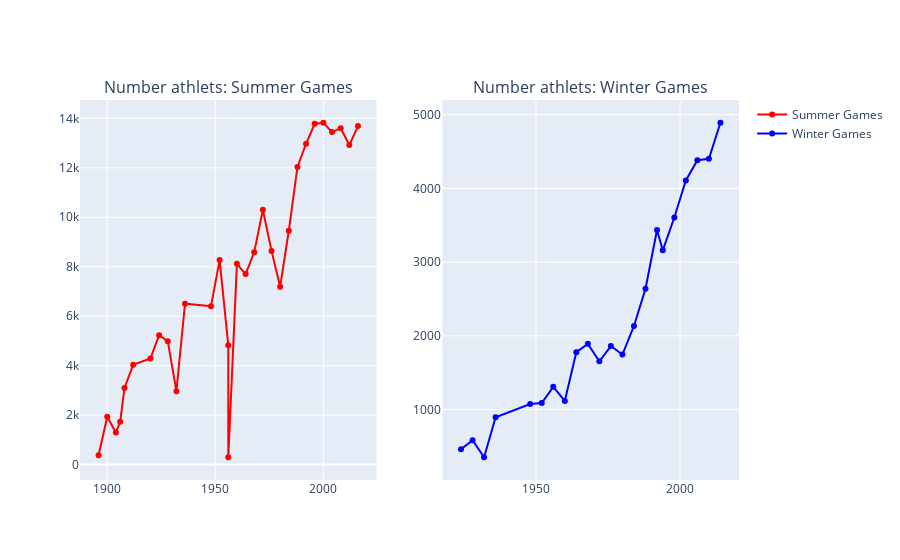

Notebook code for this chart:
### Code cell
dfS = df[df['Season']=='Summer']; dfW = df[df['Season']=='Winter']

traceS = go.Scatter(
    x = dfS['Year'],y = dfS['Athlets'],
    name="Summer Games",
    marker=dict(color="Red"),
    mode = "markers+lines",
    text=dfS['City'],
)
traceW = go.Scatter(
    x = dfW['Year'],y = dfW['Athlets'],
    name="Winter Games",
    marker=dict(color="Blue"),
    mode = "markers+lines",
    text=dfW['City']
)

data = [traceS, traceW]

fig = tools.make_subplots(rows=1, cols=2, subplot_titles=('Number athlets: Summer Games', 'Number athlets: Winter Games'))
fig.append_trace(traceS, 1, 1)
fig.append_trace(traceW, 1, 2)

iplot(fig, filename='events-athlets2')

### Figure 1 — Plotly figure (JSON) as saved in the notebook; plotly's stock layout.template omitted (floating-point values rounded to 4 significant figures)
{"data": [{"marker": {"color": "Red"}, "mode": "markers+lines", "name": "Summer Games", "text": ["Athina", "Paris", "St. Louis", "Athina", "London", "Stockholm", "Antwerpen", "Paris", "Amsterdam", "Los Angeles", "Berlin", "London", "Helsinki", "Melbourne", "Stockholm", "Roma", "Tokyo", "Mexico City", "Munich", "Montreal", "Moskva", "Los Angeles", "Seoul", "Barcelona", "Atlanta", "Sydney", "Athina", "Beijing", "London", "Rio de Janeiro"], "x": [1896, 1900, 1904, 1906, 1908, 1912, 1920, 1924, 1928, 1932, 1936, 1948, 1952, 1956, 1956, 1960, 1964, 1968, 1972, 1976, 1980, 1984, 1988, 1992, 1996, 2000, 2004, 2008, 2012, 2016], "xaxis": "x", "y": [380, 1936, 1301, 1733, 3101, 4040, 4292, 5233, 4992, 2969, 6506, 6405, 8270, 4829, 298, 8119, 7702, 8588, 10304, 8641, 7191, 9454, 12037, 12977, 13780, 13821, 13443, 13602, 12920, 13688], "yaxis": "y", "type": "scatter"}, {"marker": {"color": "Blue"}, "mode": "markers+lines", "name": "Winter Games", "text": ["Chamonix", "Sankt Moritz", "Lake Placid", "Garmisch-Partenkirchen", "Sankt Moritz", "Oslo", "Cortina d'Ampezzo", "Squaw Valley", "Innsbruck", "Grenoble", "Sapporo", "Innsbruck", "Lake Placid", "Sarajevo", "Calgary", "Albertville", "Lillehammer", "Nagano", "Salt Lake City", "Torino", "Vancouver", "Sochi"], "x": [1924, 1928, 1932, 1936, 1948, 1952, 1956, 1960, 1964, 1968, 1972, 1976, 1980, 1984, 1988, 1992, 1994, 1998, 2002, 2006, 2010, 2014], "xaxis": "x2", "y": [460, 582, 352, 895, 1075, 1088, 1307, 1116, 1778, 1891, 1655, 1861, 1746, 2134, 2639, 3436, 3160, 3605, 4109, 4382, 4402, 4891], "yaxis": "y2", "type": "scatter"}], "layout": {"annotations": [{"font": {"size": 16}, "showarrow": false, "text": "Number athlets: Summer Games", "x": 0.225, "xanchor": "center", "xref": "paper", "y": 1, "yanchor": "bottom", "yref": "paper"}, {"font": {"size": 16}, "showarrow": false, "text": "Number athlets: Winter Games", "x": 0.775, "xanchor": "center", "xref": "paper", "y": 1, "yanchor": "bottom", "yref": "paper"}], "xaxis": {"anchor": "y", "domain": [0, 0.45], "type": "linear", "range": [1888.0, 2024.0], "autorange": true}, "yaxis": {"anchor": "x", "domain": [0, 1], "type": "linear", "range": [-692.5, 14810.0], "autorange": true}, "xaxis2": {"anchor": "y2", "domain": [0.55, 1], "type": "linear", "range": [1918.0, 2020.0], "autorange": true}, "yaxis2": {"anchor": "x2", "domain": [0, 1], "type": "linear", "range": [19.53, 5223.0], "autorange": true}, "autosize": true}}
